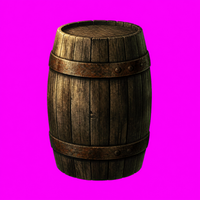
#> input picture tools/art/painted20/src/barrel.png, 200 x 200 px
$ python key.py
#> lines starting #> are read from the running program, lines starting #| are printed output that depends on the picture; after the words box and inside, x2 and y2 are one past the last pixel; in counts of white or black regions, pixels touching at a corner belong together
#!/usr/bin/env python3
"""Phase 20b, the painted pieces: key the flat magenta background out of a generated painting and cut it to a game sprite.

  python3 tools/art/painted20/key.py            # every piece in PIECES -> img/painted20/<name>.png (RGBA) and a preview
  python3 tools/art/painted20/key.py --preview  # only the preview sheet

Source paintings (tools/art/painted20/src/*.png, 200x200, Canva's image generator; see CREDITS.md) were asked for on a
flat #FF00FF ground. Keying: a pixel is background by its distance from magenta in a de-spilled colour space; the edge is
hard (the engine draws alpha > 100 only) with the magenta spill pulled out of the rim; then the piece is cropped, scaled to
its sprite size with box filtering, lightly posterised to the game's painted-pixel look and given the same darkened rim
the procedural props have (scenery.js paint(), outline 0.58).
"""
import os, sys
from PIL import Image, ImageEnhance, ImageFilter
import numpy as np

HERE = os.path.dirname(os.path.abspath(__file__))
ROOT = os.path.abspath(os.path.join(HERE, '..', '..', '..'))
OUT = os.path.join(ROOT, 'img', 'painted20')
# the drawn stand-ins' dithered contact shadows (js/scenery.js paint() opts.shadow: cx, cy, rx, ry). A painted prop keeps
# its stand-in's shadow: the piece is fitted so its base stands on row cy, and the same checkerboard is laid under it.
# Without it the lighting module's soft shadow falls a little in front of the base and the painted props seem to hover.
SHADOW = {
    'p_barrel': (24, 60, 22, 4), 'p_barrel_open': (24, 60, 22, 4), 'p_barrel_side': (34, 44, 30, 3), 'p_crate': (28, 53, 25, 3),
    'p_cart': (50, 73, 40, 3), 'p_cart_broken': (50, 73, 44, 3), 'p_statue_broken': (28, 97, 26, 3),
    'p_statue_broken2': (36, 61, 34, 3), 'p_statue_head': (18, 29, 15, 2.5), 'p_bones_small': (30, 22, 28, 3),
}
SHADOW_RGB = (16, 14, 11)   # pixel3d/voxelise.py keeps pixels of exactly this colour flat
# name, source, target (w, h), options: pad (transparent rows kept under the piece), key strength
PIECES = [
    ('p_barrel', 'barrel.png', (48, 64), {}),
    ('p_cart', 'cart.png', (100, 76), {'anchor': 'bottom'}),
    ('p_crate', 'crate.png', (56, 56), {'anchor': 'bottom'}),
    ('p_statue_broken', 'statue.png', (56, 100), {'anchor': 'bottom'}),
    ('p_grass1', 'grass2.png', (40, 34), {'anchor': 'bottom', 'flip': True}),   # the broad clump, turned about (the tall tuft painting is too thin at this size)
    ('p_grass2', 'grass2.png', (40, 34), {'anchor': 'bottom'}),
    ('p_reed1', 'reeds.png', (28, 96), {'anchor': 'bottom'}),
    ('p_cart_broken', 'cart_broken.png', (100, 76), {'anchor': 'bottom'}),
    # wall decals: a cut-out with a transparent margin (the engine lays them over the wall; test/surfaces.test.js wants both)
    ('d_poster1', 'notice.png', (64, 64), {'margin': 3}),
    ('d_synod1', 'synod.png', (64, 64), {'margin': 3}),
    ('d_moss1', 'moss.png', (64, 64), {'margin': 1}),
    ('p_bones_small', 'bones.png', (60, 26), {'anchor': 'bottom'}),
    # the Phase 20 roadmap's remaining drawn stand-ins, painted the same way (October 2026)
    ('p_barrel_open', 'barrel_open.png', (48, 64), {'anchor': 'bottom', 'margin': 2}),
    ('p_barrel_side', 'barrel_side.png', (72, 48), {'anchor': 'bottom', 'margin': 2}),
    ('p_statue_broken2', 'statue2.png', (72, 64), {'anchor': 'bottom'}),
    ('p_statue_head', 'statue_head.png', (36, 32), {'anchor': 'bottom', 'margin': 2}),
    # the last of them: the third tuft, the second reed, posters two and three, the second Synod notice
    ('p_grass3', 'grass3.png', (40, 34), {'anchor': 'bottom', 'tone': (0.62, 0.7)}),   # an autumn tuft, toned to sit with the other two
    ('p_reed2', 'reeds2.png', (28, 96), {'anchor': 'bottom'}),
    ('d_poster2', 'notice2.png', (64, 64), {'margin': 3}),
    ('d_poster3', 'notice3.png', (64, 64), {'margin': 3}),
    ('d_synod2', 'synod2.png', (64, 64), {'margin': 3}),
]


def key(img, thresh=0.42):
#> called with thresh = 0.42
    a = np.asarray(img.convert('RGB')).astype(np.float32) / 255.0
    r, g, b = a[..., 0], a[..., 1], a[..., 2]
    # magenta-ness: red and blue high, green low. d in [0,1], 0 = pure magenta
    d = np.sqrt(((1 - r) ** 2 + g ** 2 + (1 - b) ** 2) / 3.0)
    alpha = np.clip((d - thresh * 0.55) / (thresh * 0.9), 0, 1)
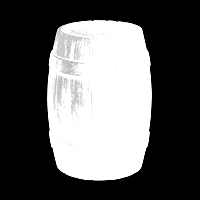
#> alpha: shape (200, 200) float32; min 0, max 1, mean 0.368
    # de-spill: pull the magenta cast out of translucent rim pixels by lifting green toward the red/blue mean
    spill = np.clip((r + b) / 2 - g, 0, 1) * (1 - alpha) * 2.0
    g2 = np.clip(g + spill * 0.6, 0, 1)
    r2 = np.clip(r - spill * 0.3, 0, 1); b2 = np.clip(b - spill * 0.3, 0, 1)
#> after `b2 = np.clip(b - spill * 0.3, 0, 1)`:
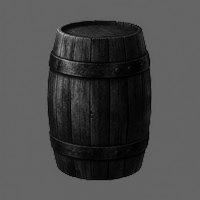
#> b2: shape (200, 200) float32; min 0, max 0.69, mean 0.286
    rgba = np.dstack([r2, g2, b2, alpha])
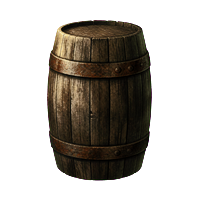
#> rgba: shape (200, 200, 4) float32; mean of channels 0, 1, 2, 3 0.33, 0.686, 0.286, 0.368; transparent parts drawn white
    return Image.fromarray((rgba * 255).astype(np.uint8), 'RGBA')


def finish(img, size, opts):
#> called with size = (48, 64)
    w, h = size
#> w = 48; h = 64
    bbox = img.split()[3].point(lambda v: 255 if v > 90 else 0).getbbox()
#> bbox = (47, 20, 152, 181)
    if bbox: img = img.crop(bbox)
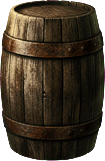
#> img: PIL image 105x161 RGBA; mean R, G, B, A 59.5, 65.7, 34.7, 221.9; transparent parts drawn white
    if opts.get('flip'): img = img.transpose(Image.FLIP_LEFT_RIGHT)
    if opts.get('tone'):   # (brightness, saturation): bring a bright painting down to its neighbours' key
        a = img.split()[3]; rgb = img.convert('RGB')
        rgb = ImageEnhance.Color(ImageEnhance.Brightness(rgb).enhance(opts['tone'][0])).enhance(opts['tone'][1])
        img = rgb.convert('RGBA'); img.putalpha(a)
    sh_ = opts.get('shadow')
    if opts.get('fill'):
        out = img.resize((w, h), Image.BOX)
    else:
        sw, sh = img.size
#> sw = 105; sh = 161
        mg = opts.get('margin', 0)
        mgb = (h - 1 - int(sh_[1])) if sh_ else mg   # with a shadow, the base stands on its row
#> mgb = 3
        k = min((w - 2 * mg) / sw, (h - mg - mgb) / sh)
#> k = 0.379
        tw, th = max(1, round(sw * k)), max(1, round(sh * k))
#> tw = 40; th = 61
        small = img.resize((tw, th), Image.BOX)
        out = Image.new('RGBA', (w, h), (0, 0, 0, 0))
#> out: PIL image 48x64 RGBA; every value is 0
        ox = (w - tw) // 2
#> ox = 4
        oy = h - th - mgb if (opts.get('anchor') == 'bottom' or sh_) else (h - th) // 2
#> oy = 0
        out.paste(small, (ox, oy))
    a = np.asarray(out).astype(np.int32)
#> a: shape (64, 48, 4) int32
    rgb, al = a[..., :3], a[..., 3]
    solid = al > 100
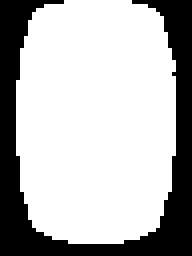
#> solid: shape (64, 48) bool (shown 4 times larger); 71.3% white; 1 black region, box (x1, y1, x2, y2) and area: (0, 0, 48, 64) 881
    # the game's hard edge, then the painted-pixel look: a light posterise and the darkened rim
    rgb = (rgb // 6) * 6 + 3
    rim = solid & ~(np.roll(solid, 1, 0) & np.roll(solid, -1, 0) & np.roll(solid, 1, 1) & np.roll(solid, -1, 1))
#> rim: shape (64, 48) bool; 5.5% white in thin lines or dots, all inside (x1, y1, x2, y2) = (4, 0, 44, 61)
    rgb = np.where(rim[..., None], rgb * 0.62, rgb)
    rgb = np.clip(rgb, 0, 255); alpha = np.where(solid, 255, 0)
    if sh_:
        cx, cy, rx, ry = sh_
        yy, xx = np.mgrid[0:h, 0:w]
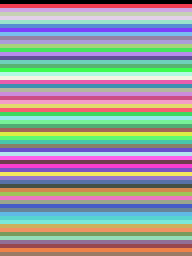
#> yy: shape (64, 48) int64 (shown 4 times larger); 64 distinct labels, from 0 to 63; one colour per label, 0 black
        ring = (((xx - cx) / rx) ** 2 + ((yy - cy) / ry) ** 2 <= 1) & ~solid & (((xx + yy) & 1) == 0)
#> ring: shape (64, 48) bool; 2.9% white in thin lines or dots, all inside (x1, y1, x2, y2) = (2, 58, 47, 64)
        rgb = np.where(ring[..., None], np.array(SHADOW_RGB), rgb); alpha = np.where(ring, 255, alpha)
#> after `alpha = np.where(ring, 255, alpha)`: alpha: shape (64, 48) int64; 74.2% white; 1 black region, box (x1, y1, x2, y2) and area: (0, 0, 48, 64) 793
    final = np.dstack([rgb, alpha]).astype(np.uint8)
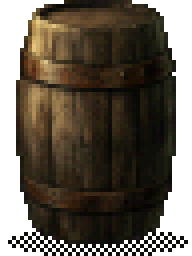
#> final: shape (64, 48, 4) (shown 4 times larger); mean R, G, B, A 40.4, 32.3, 20.7, 189.2; transparent parts drawn white
    return Image.fromarray(final, 'RGBA')


def main():
    os.makedirs(OUT, exist_ok=True)
    sheet = []
    for name, src, size, opts in PIECES:
        if name in SHADOW: opts = dict(opts, shadow=SHADOW[name])
        img = finish(key(Image.open(os.path.join(HERE, 'src', src))), size, opts)
        img.save(os.path.join(OUT, name + '.png'))
        sheet.append(img)
        print('wrote', name, img.size)
#| wrote p_barrel (48, 64)
#> pass 2 of the loop in main, `for name, src, size, opts in PIECES:`:
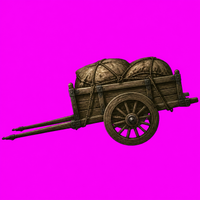
#> input picture tools/art/painted20/src/cart.png, 200 x 200 px
#> w = 100; h = 76
#> bbox = (2, 57, 198, 146)
#> in finish (call 2), `if bbox: img = img.crop(bbox)`:
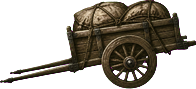
#> img: PIL image 196x89 RGBA; mean R, G, B, A 85.2, 163.1, 69.8, 111.9; transparent parts drawn white
#> mgb = 2
#> k = 0.51
#> tw = 100; th = 45
#> small: PIL image 100x45 RGBA
#> ox = 0
#> oy = 29
#> in finish (call 2), `out.paste(small, (ox, oy))`:
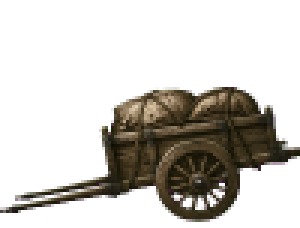
#> out: PIL image 100x76 RGBA (shown 3 times larger); mean R, G, B, A 19.5, 16.4, 10.8, 66.8; transparent parts drawn white
#| wrote p_cart (100, 76)
    W = sum(i.size[0] * 4 + 8 for i in sheet); H = max(i.size[1] for i in sheet) * 4
    prev = Image.new('RGBA', (W, H), (60, 60, 60, 255)); x = 0
    for i in sheet:
        prev.paste(i.resize((i.size[0] * 4, i.size[1] * 4), Image.NEAREST), (x, H - i.size[1] * 4), i.resize((i.size[0] * 4, i.size[1] * 4), Image.NEAREST)); x += i.size[0] * 4 + 8
    prev.save(os.path.join(HERE, 'preview.png')); print('preview', prev.size)


if __name__ == '__main__':
#> (the run stopped early here; a loop or call above may not have finished)
